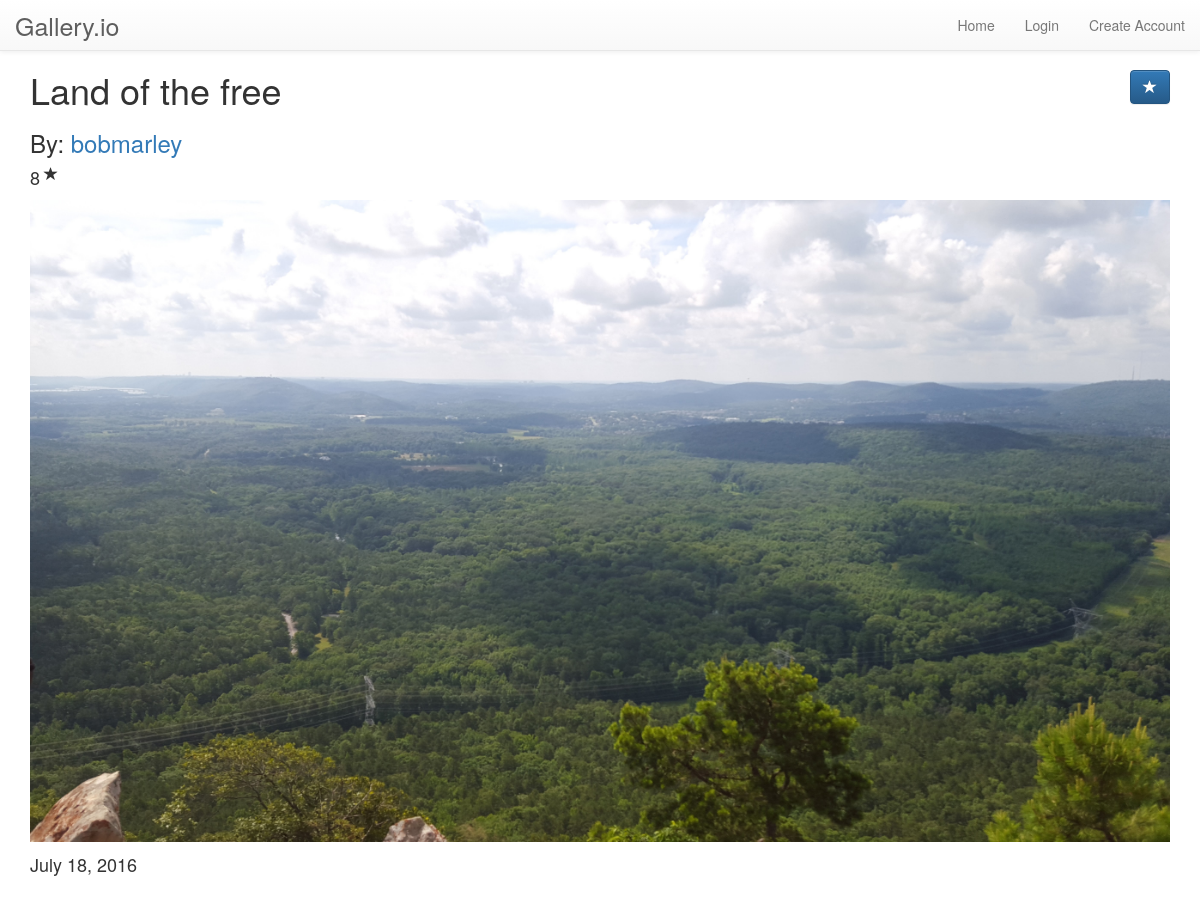
The page /art_piece/3/ on the database its author committed.
### showcase/models.py (models this page shows, shortened)
class ArtPiece(models.Model):
    title = models.CharField(max_length=200)
    pub_date = models.DateField('date published', default=timezone.now)
    image = models.ImageField()
    artist = models.ForeignKey('ArtistProfile', on_delete=models.CASCADE)
    gallery = models.ForeignKey('Gallery', on_delete=models.CASCADE)
    stars = models.IntegerField(default=0)
    description = models.TextField(max_length=1000, default='')

class ArtistProfile(models.Model):
    user = models.OneToOneField(User)
    avatar = models.ImageField(default='/art/placeholder.jpg')
    join_date = models.DateField('date joined', default=timezone.now)
    bio = models.TextField(max_length=250, default='')
    def __str__(self):
        return self.user.username

### showcase/views.py (the view)
# urls.py: url(r'^art_piece/(?P<art_id>[0-9]+)/$', views.art_piece, name='art'),
def art_piece(request, art_id):
    art_piece = get_object_or_404(ArtPiece, pk=art_id)
    context = {
        'image': art_piece,
        'title': art_piece.title,
    }
    return render(request, 'showcase/art.html', context)

### showcase/templates/showcase/art.html (shortened to what this page needs)
{% extends "showcase/base.html" %}
{% block content %}
  <h1 class="gallery-title">
    {{ image.title }}
    <form id="rate-form" action="{% url 'showcase:star_art' image.id %}" method="post" class="rate-form">
      <button type="submit" class="btn btn-primary pull-right" id="starBtn" value="star">
        <span class="glyphicon glyphicon-star" aria-hidden="true"></span>
      </button>
    </form>
  </h1>
  <h3>By: <a href="#">{{ image.artist }}</a></h3>
  <div class="gallery-rating">
      <h4>{{ image.stars }}</h4>
      <span class="glyphicon glyphicon-star" aria-hidden="true"></span>
  </div>
  <img src="{{ image.image.url }}" alt="{{ image.title }}" class="img-responsive"/>
  <p class="pub-date">{{ image.pub_date }}</p>
{% endblock content %}

### showcase/static/showcase/style.css (style rules this page uses)
.gallery-title * { display: inline; }
.gallery-title form { text-align: right; }
.gallery-rating { vertical-align: middle; padding-bottom: 10px; }
.gallery-rating span { margin-bottom: 10px; vertical-align: middle; }
.gallery-rating h4 { text-align: left; display: inline; vertical-align: middle; }
.pub-date { padding-top: 10px; font-size: 18px; }
body { padding-bottom: 50px; }

### rows shown on the page
ArtPiece: title "Land of the free", artist "bobmarley", stars "8", image (picture), pub_date "July 18, 2016"
